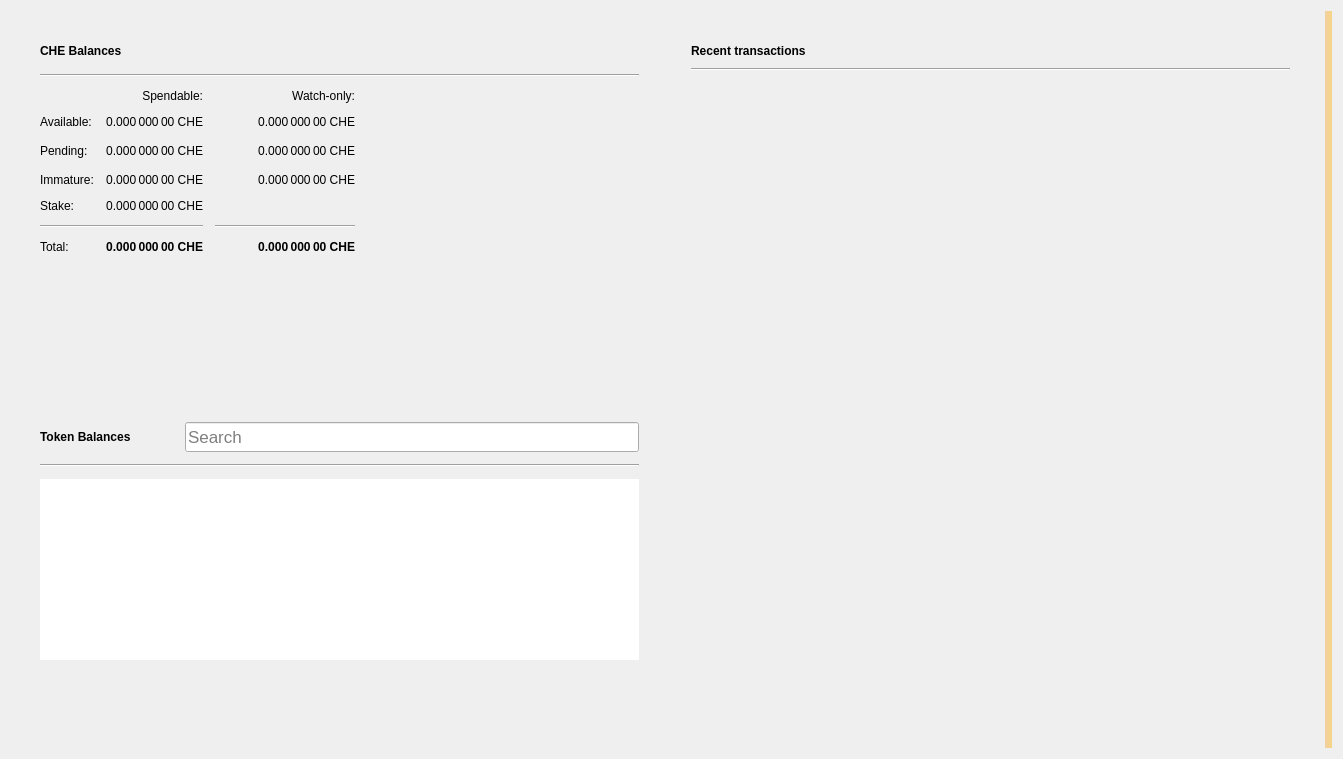
<?xml version="1.0" encoding="UTF-8"?>
<ui version="4.0">
 <class>OverviewPage</class>
 <widget class="QWidget" name="OverviewPage">
  <property name="geometry">
   <rect>
    <x>0</x>
    <y>0</y>
    <width>1343</width>
    <height>759</height>
   </rect>
  </property>
  <property name="windowTitle">
   <string>Form</string>
  </property>
  <property name="autoFillBackground">
   <bool>false</bool>
  </property>
  <layout class="QGridLayout" name="gridLayout_3">
   <item row="0" column="1">
    <layout class="QVBoxLayout" name="verticalLayout_7">
     <property name="spacing">
      <number>0</number>
     </property>
     <property name="leftMargin">
      <number>0</number>
     </property>
     <property name="topMargin">
      <number>0</number>
     </property>
     <property name="rightMargin">
      <number>0</number>
     </property>
     <property name="bottomMargin">
      <number>0</number>
     </property>
     <item>
      <layout class="QHBoxLayout" name="horizontalLayout" stretch="0,0">
       <property name="spacing">
        <number>34</number>
       </property>
       <property name="sizeConstraint">
        <enum>QLayout::SetMaximumSize</enum>
       </property>
       <property name="leftMargin">
        <number>20</number>
       </property>
       <property name="topMargin">
        <number>20</number>
       </property>
       <property name="rightMargin">
        <number>20</number>
       </property>
       <property name="bottomMargin">
        <number>20</number>
       </property>
       <item>
        <layout class="QVBoxLayout" name="verticalLayout_2">
         <property name="spacing">
          <number>34</number>
         </property>
         <property name="rightMargin">
          <number>0</number>
         </property>
         <item>
          <widget class="QFrame" name="frame">
           <property name="sizePolicy">
            <sizepolicy hsizetype="Preferred" vsizetype="Preferred">
             <horstretch>0</horstretch>
             <verstretch>0</verstretch>
            </sizepolicy>
           </property>
           <property name="frameShape">
            <enum>QFrame::NoFrame</enum>
           </property>
           <property name="frameShadow">
            <enum>QFrame::Raised</enum>
           </property>
           <property name="lineWidth">
            <number>10</number>
           </property>
           <layout class="QVBoxLayout" name="verticalLayout_4">
            <property name="spacing">
             <number>12</number>
            </property>
            <item>
             <layout class="QHBoxLayout" name="horizontalLayout_4">
              <item>
               <widget class="QLabel" name="CHEBalancesLabel">
                <property name="font">
                 <font>
                  <weight>75</weight>
                  <bold>true</bold>
                 </font>
                </property>
                <property name="text">
                 <string>CHE Balances</string>
                </property>
               </widget>
              </item>
              <item>
               <widget class="QPushButton" name="labelWalletStatus">
                <property name="enabled">
                 <bool>true</bool>
                </property>
                <property name="maximumSize">
                 <size>
                  <width>30</width>
                  <height>16777215</height>
                 </size>
                </property>
                <property name="toolTip">
                 <string>The displayed information may be out of date. Your wallet automatically synchronizes with the Chellit network after a connection is established, but this process has not completed yet.</string>
                </property>
                <property name="text">
                 <string/>
                </property>
                <property name="icon">
                 <iconset>
                  <normaloff>:/icons/warning</normaloff>
                  <disabledoff>:/icons/warning</disabledoff>:/icons/warning</iconset>
                </property>
                <property name="iconSize">
                 <size>
                  <width>24</width>
                  <height>24</height>
                 </size>
                </property>
                <property name="flat">
                 <bool>true</bool>
                </property>
               </widget>
              </item>
              <item>
               <spacer name="horizontalSpacer_3">
                <property name="orientation">
                 <enum>Qt::Horizontal</enum>
                </property>
                <property name="sizeHint" stdset="0">
                 <size>
                  <width>40</width>
                  <height>20</height>
                 </size>
                </property>
               </spacer>
              </item>
             </layout>
            </item>
            <item>
             <widget class="Line" name="line_2">
              <property name="orientation">
               <enum>Qt::Horizontal</enum>
              </property>
             </widget>
            </item>
            <item>
             <layout class="QGridLayout" name="gridLayout">
              <property name="spacing">
               <number>12</number>
              </property>
              <item row="5" column="0" colspan="2">
               <widget class="Line" name="line">
                <property name="orientation">
                 <enum>Qt::Horizontal</enum>
                </property>
               </widget>
              </item>
              <item row="4" column="0">
               <widget class="QLabel" name="labelStakeText">
                <property name="text">
                 <string>Stake:</string>
                </property>
               </widget>
              </item>
              <item row="3" column="1">
               <widget class="QLabel" name="labelImmature">
                <property name="font">
                 <font>
                  <weight>50</weight>
                  <bold>false</bold>
                 </font>
                </property>
                <property name="cursor">
                 <cursorShape>IBeamCursor</cursorShape>
                </property>
                <property name="toolTip">
                 <string>Mined balance that has not yet matured</string>
                </property>
                <property name="text">
                 <string notr="true">0.000 000 00 CHE</string>
                </property>
                <property name="alignment">
                 <set>Qt::AlignRight|Qt::AlignTrailing|Qt::AlignVCenter</set>
                </property>
                <property name="textInteractionFlags">
                 <set>Qt::LinksAccessibleByMouse|Qt::TextSelectableByKeyboard|Qt::TextSelectableByMouse</set>
                </property>
               </widget>
              </item>
              <item row="1" column="1">
               <widget class="QLabel" name="labelBalance">
                <property name="font">
                 <font>
                  <weight>50</weight>
                  <bold>false</bold>
                 </font>
                </property>
                <property name="cursor">
                 <cursorShape>IBeamCursor</cursorShape>
                </property>
                <property name="toolTip">
                 <string>Your current spendable balance</string>
                </property>
                <property name="text">
                 <string notr="true">0.000 000 00 CHE</string>
                </property>
                <property name="alignment">
                 <set>Qt::AlignRight|Qt::AlignTrailing|Qt::AlignVCenter</set>
                </property>
                <property name="textInteractionFlags">
                 <set>Qt::LinksAccessibleByMouse|Qt::TextSelectableByKeyboard|Qt::TextSelectableByMouse</set>
                </property>
               </widget>
              </item>
              <item row="0" column="2">
               <widget class="QLabel" name="labelWatchonly">
                <property name="text">
                 <string>Watch-only:</string>
                </property>
                <property name="alignment">
                 <set>Qt::AlignRight|Qt::AlignTrailing|Qt::AlignVCenter</set>
                </property>
               </widget>
              </item>
              <item row="3" column="0">
               <widget class="QLabel" name="labelImmatureText">
                <property name="text">
                 <string>Immature:</string>
                </property>
               </widget>
              </item>
              <item row="1" column="2">
               <widget class="QLabel" name="labelWatchAvailable">
                <property name="font">
                 <font>
                  <weight>50</weight>
                  <bold>false</bold>
                 </font>
                </property>
                <property name="cursor">
                 <cursorShape>IBeamCursor</cursorShape>
                </property>
                <property name="toolTip">
                 <string>Your current balance in watch-only addresses</string>
                </property>
                <property name="text">
                 <string notr="true">0.000 000 00 CHE</string>
                </property>
                <property name="alignment">
                 <set>Qt::AlignRight|Qt::AlignTrailing|Qt::AlignVCenter</set>
                </property>
                <property name="textInteractionFlags">
                 <set>Qt::LinksAccessibleByMouse|Qt::TextSelectableByKeyboard|Qt::TextSelectableByMouse</set>
                </property>
               </widget>
              </item>
              <item row="5" column="2">
               <widget class="Line" name="lineWatchBalance">
                <property name="sizePolicy">
                 <sizepolicy hsizetype="Preferred" vsizetype="Fixed">
                  <horstretch>0</horstretch>
                  <verstretch>0</verstretch>
                 </sizepolicy>
                </property>
                <property name="minimumSize">
                 <size>
                  <width>140</width>
                  <height>0</height>
                 </size>
                </property>
                <property name="orientation">
                 <enum>Qt::Horizontal</enum>
                </property>
               </widget>
              </item>
              <item row="6" column="1">
               <widget class="QLabel" name="labelTotal">
                <property name="font">
                 <font>
                  <weight>75</weight>
                  <bold>true</bold>
                 </font>
                </property>
                <property name="cursor">
                 <cursorShape>IBeamCursor</cursorShape>
                </property>
                <property name="toolTip">
                 <string>Your current total balance</string>
                </property>
                <property name="text">
                 <string notr="true">0.000 000 00 CHE</string>
                </property>
                <property name="alignment">
                 <set>Qt::AlignRight|Qt::AlignTrailing|Qt::AlignVCenter</set>
                </property>
                <property name="textInteractionFlags">
                 <set>Qt::LinksAccessibleByMouse|Qt::TextSelectableByKeyboard|Qt::TextSelectableByMouse</set>
                </property>
               </widget>
              </item>
              <item row="2" column="0">
               <widget class="QLabel" name="labelPendingText">
                <property name="text">
                 <string>Pending:</string>
                </property>
               </widget>
              </item>
              <item row="0" column="1">
               <widget class="QLabel" name="labelSpendable">
                <property name="text">
                 <string>Spendable:</string>
                </property>
                <property name="alignment">
                 <set>Qt::AlignRight|Qt::AlignTrailing|Qt::AlignVCenter</set>
                </property>
               </widget>
              </item>
              <item row="2" column="3">
               <spacer name="horizontalSpacer_2">
                <property name="orientation">
                 <enum>Qt::Horizontal</enum>
                </property>
                <property name="sizeHint" stdset="0">
                 <size>
                  <width>40</width>
                  <height>20</height>
                 </size>
                </property>
               </spacer>
              </item>
              <item row="4" column="1">
               <widget class="QLabel" name="labelStake">
                <property name="font">
                 <font>
                  <weight>50</weight>
                  <bold>false</bold>
                 </font>
                </property>
                <property name="cursor">
                 <cursorShape>IBeamCursor</cursorShape>
                </property>
                <property name="toolTip">
                 <string>Your current stake</string>
                </property>
                <property name="text">
                 <string notr="true">0.000 000 00 CHE</string>
                </property>
                <property name="alignment">
                 <set>Qt::AlignRight|Qt::AlignTrailing|Qt::AlignVCenter</set>
                </property>
                <property name="textInteractionFlags">
                 <set>Qt::LinksAccessibleByMouse|Qt::TextSelectableByKeyboard|Qt::TextSelectableByMouse</set>
                </property>
               </widget>
              </item>
              <item row="6" column="0">
               <widget class="QLabel" name="labelTotalText">
                <property name="text">
                 <string>Total:</string>
                </property>
               </widget>
              </item>
              <item row="2" column="1">
               <widget class="QLabel" name="labelUnconfirmed">
                <property name="font">
                 <font>
                  <weight>50</weight>
                  <bold>false</bold>
                 </font>
                </property>
                <property name="cursor">
                 <cursorShape>IBeamCursor</cursorShape>
                </property>
                <property name="toolTip">
                 <string>Total of transactions that have yet to be confirmed, and do not yet count toward the spendable balance</string>
                </property>
                <property name="text">
                 <string notr="true">0.000 000 00 CHE</string>
                </property>
                <property name="alignment">
                 <set>Qt::AlignRight|Qt::AlignTrailing|Qt::AlignVCenter</set>
                </property>
                <property name="textInteractionFlags">
                 <set>Qt::LinksAccessibleByMouse|Qt::TextSelectableByKeyboard|Qt::TextSelectableByMouse</set>
                </property>
               </widget>
              </item>
              <item row="1" column="0">
               <widget class="QLabel" name="labelBalanceText">
                <property name="text">
                 <string>Available:</string>
                </property>
               </widget>
              </item>
              <item row="3" column="2">
               <widget class="QLabel" name="labelWatchImmature">
                <property name="font">
                 <font>
                  <weight>50</weight>
                  <bold>false</bold>
                 </font>
                </property>
                <property name="cursor">
                 <cursorShape>IBeamCursor</cursorShape>
                </property>
                <property name="toolTip">
                 <string>Mined balance in watch-only addresses that has not yet matured</string>
                </property>
                <property name="text">
                 <string notr="true">0.000 000 00 CHE</string>
                </property>
                <property name="alignment">
                 <set>Qt::AlignRight|Qt::AlignTrailing|Qt::AlignVCenter</set>
                </property>
                <property name="textInteractionFlags">
                 <set>Qt::LinksAccessibleByMouse|Qt::TextSelectableByKeyboard|Qt::TextSelectableByMouse</set>
                </property>
               </widget>
              </item>
              <item row="2" column="2">
               <widget class="QLabel" name="labelWatchPending">
                <property name="font">
                 <font>
                  <weight>50</weight>
                  <bold>false</bold>
                 </font>
                </property>
                <property name="cursor">
                 <cursorShape>IBeamCursor</cursorShape>
                </property>
                <property name="toolTip">
                 <string>Unconfirmed transactions to watch-only addresses</string>
                </property>
                <property name="text">
                 <string notr="true">0.000 000 00 CHE</string>
                </property>
                <property name="alignment">
                 <set>Qt::AlignRight|Qt::AlignTrailing|Qt::AlignVCenter</set>
                </property>
                <property name="textInteractionFlags">
                 <set>Qt::LinksAccessibleByMouse|Qt::TextSelectableByKeyboard|Qt::TextSelectableByMouse</set>
                </property>
               </widget>
              </item>
              <item row="6" column="2">
               <widget class="QLabel" name="labelWatchTotal">
                <property name="font">
                 <font>
                  <weight>75</weight>
                  <bold>true</bold>
                 </font>
                </property>
                <property name="cursor">
                 <cursorShape>IBeamCursor</cursorShape>
                </property>
                <property name="toolTip">
                 <string>Current total balance in watch-only addresses</string>
                </property>
                <property name="text">
                 <string notr="true">0.000 000 00 CHE</string>
                </property>
                <property name="alignment">
                 <set>Qt::AlignRight|Qt::AlignTrailing|Qt::AlignVCenter</set>
                </property>
                <property name="textInteractionFlags">
                 <set>Qt::LinksAccessibleByMouse|Qt::TextSelectableByKeyboard|Qt::TextSelectableByMouse</set>
                </property>
               </widget>
              </item>
             </layout>
            </item>
           </layout>
          </widget>
         </item>
         <item>
          <widget class="QWidget" name="tokenVerticalSpaceWidget2" native="true">
           <property name="autoFillBackground">
            <bool>false</bool>
           </property>
           <layout class="QVBoxLayout" name="verticalLayout_6">
            <item>
             <spacer name="verticalSpacer_4">
              <property name="orientation">
               <enum>Qt::Vertical</enum>
              </property>
              <property name="sizeHint" stdset="0">
               <size>
                <width>20</width>
                <height>87</height>
               </size>
              </property>
             </spacer>
            </item>
           </layout>
          </widget>
         </item>
         <item>
          <widget class="QFrame" name="tokenFrame">
           <property name="autoFillBackground">
            <bool>true</bool>
           </property>
           <property name="frameShape">
            <enum>QFrame::NoFrame</enum>
           </property>
           <property name="frameShadow">
            <enum>QFrame::Plain</enum>
           </property>
           <property name="lineWidth">
            <number>0</number>
           </property>
           <layout class="QVBoxLayout" name="verticalLayout_5">
            <property name="spacing">
             <number>12</number>
            </property>
            <item>
             <layout class="QHBoxLayout" name="tokenBalanceHorizontalLayout">
              <item alignment="Qt::AlignVCenter">
               <widget class="QLabel" name="tokenBalanceLabel">
                <property name="font">
                 <font>
                  <weight>75</weight>
                  <bold>true</bold>
                 </font>
                </property>
                <property name="text">
                 <string>Token Balances</string>
                </property>
               </widget>
              </item>
              <item>
               <widget class="QPushButton" name="labelTokenStatus">
                <property name="enabled">
                 <bool>true</bool>
                </property>
                <property name="maximumSize">
                 <size>
                  <width>30</width>
                  <height>16777215</height>
                 </size>
                </property>
                <property name="toolTip">
                 <string>The displayed information may be out of date. Your wallet automatically synchronizes with the Chellit network after a connection is established, but this process has not completed yet.</string>
                </property>
                <property name="text">
                 <string/>
                </property>
                <property name="icon">
                 <iconset>
                  <normaloff>:/icons/warning</normaloff>
                  <disabledoff>:/icons/warning</disabledoff>:/icons/warning</iconset>
                </property>
                <property name="iconSize">
                 <size>
                  <width>24</width>
                  <height>24</height>
                 </size>
                </property>
                <property name="flat">
                 <bool>true</bool>
                </property>
               </widget>
              </item>
              <item alignment="Qt::AlignBottom">
               <widget class="QLineEdit" name="tokenSearch">
                <property name="sizePolicy">
                 <sizepolicy hsizetype="Expanding" vsizetype="Preferred">
                  <horstretch>0</horstretch>
                  <verstretch>0</verstretch>
                 </sizepolicy>
                </property>
                <property name="minimumSize">
                 <size>
                  <width>0</width>
                  <height>30</height>
                 </size>
                </property>
                <property name="maximumSize">
                 <size>
                  <width>16777215</width>
                  <height>30</height>
                 </size>
                </property>
                <property name="sizeIncrement">
                 <size>
                  <width>0</width>
                  <height>0</height>
                 </size>
                </property>
                <property name="baseSize">
                 <size>
                  <width>0</width>
                  <height>0</height>
                 </size>
                </property>
                <property name="font">
                 <font>
                  <pointsize>13</pointsize>
                 </font>
                </property>
                <property name="maxLength">
                 <number>32</number>
                </property>
                <property name="frame">
                 <bool>true</bool>
                </property>
                <property name="alignment">
                 <set>Qt::AlignLeading|Qt::AlignLeft|Qt::AlignVCenter</set>
                </property>
                <property name="placeholderText">
                 <string>Search</string>
                </property>
                <property name="clearButtonEnabled">
                 <bool>true</bool>
                </property>
               </widget>
              </item>
             </layout>
            </item>
            <item>
             <widget class="Line" name="tokenBalanceLine">
              <property name="orientation">
               <enum>Qt::Horizontal</enum>
              </property>
             </widget>
            </item>
            <item>
             <widget class="QListView" name="listTokens">
              <property name="frameShape">
               <enum>QFrame::NoFrame</enum>
              </property>
              <property name="lineWidth">
               <number>0</number>
              </property>
              <property name="verticalScrollMode">
               <enum>QAbstractItemView::ScrollPerItem</enum>
              </property>
             </widget>
            </item>
            <item>
             <widget class="QWidget" name="tokenVerticalSpaceWidget" native="true">
              <property name="autoFillBackground">
               <bool>false</bool>
              </property>
              <layout class="QVBoxLayout" name="verticalLayout">
               <item>
                <spacer name="verticalSpacer_3">
                 <property name="orientation">
                  <enum>Qt::Vertical</enum>
                 </property>
                 <property name="sizeHint" stdset="0">
                  <size>
                   <width>20</width>
                   <height>40</height>
                  </size>
                 </property>
                </spacer>
               </item>
              </layout>
             </widget>
            </item>
           </layout>
          </widget>
         </item>
        </layout>
       </item>
       <item>
        <layout class="QVBoxLayout" name="verticalLayout_3">
         <property name="spacing">
          <number>34</number>
         </property>
         <property name="leftMargin">
          <number>0</number>
         </property>
         <item>
          <widget class="QFrame" name="frame_2">
           <property name="sizePolicy">
            <sizepolicy hsizetype="Preferred" vsizetype="Preferred">
             <horstretch>0</horstretch>
             <verstretch>0</verstretch>
            </sizepolicy>
           </property>
           <property name="frameShape">
            <enum>QFrame::NoFrame</enum>
           </property>
           <property name="frameShadow">
            <enum>QFrame::Plain</enum>
           </property>
           <property name="lineWidth">
            <number>0</number>
           </property>
           <layout class="QGridLayout" name="gridLayout_2">
            <property name="horizontalSpacing">
             <number>12</number>
            </property>
            <item row="0" column="0">
             <layout class="QHBoxLayout" name="horizontalLayout_2">
              <item>
               <widget class="QLabel" name="recentTransactionsLabel">
                <property name="font">
                 <font>
                  <weight>75</weight>
                  <bold>true</bold>
                 </font>
                </property>
                <property name="text">
                 <string>Recent transactions</string>
                </property>
               </widget>
              </item>
              <item>
               <widget class="QPushButton" name="labelTransactionsStatus">
                <property name="enabled">
                 <bool>true</bool>
                </property>
                <property name="maximumSize">
                 <size>
                  <width>30</width>
                  <height>16777215</height>
                 </size>
                </property>
                <property name="toolTip">
                 <string>The displayed information may be out of date. Your wallet automatically synchronizes with the Chellit network after a connection is established, but this process has not completed yet.</string>
                </property>
                <property name="text">
                 <string/>
                </property>
                <property name="icon">
                 <iconset>
                  <normaloff>:/icons/warning</normaloff>
                  <disabledoff>:/icons/warning</disabledoff>:/icons/warning</iconset>
                </property>
                <property name="iconSize">
                 <size>
                  <width>24</width>
                  <height>24</height>
                 </size>
                </property>
                <property name="flat">
                 <bool>true</bool>
                </property>
               </widget>
              </item>
              <item>
               <spacer name="horizontalSpacer">
                <property name="orientation">
                 <enum>Qt::Horizontal</enum>
                </property>
                <property name="sizeHint" stdset="0">
                 <size>
                  <width>40</width>
                  <height>20</height>
                 </size>
                </property>
               </spacer>
              </item>
             </layout>
            </item>
            <item row="2" column="0">
             <widget class="QListView" name="listTransactions">
              <property name="sizePolicy">
               <sizepolicy hsizetype="Expanding" vsizetype="Expanding">
                <horstretch>0</horstretch>
                <verstretch>0</verstretch>
               </sizepolicy>
              </property>
              <property name="styleSheet">
               <string notr="true">QListView { background: transparent; }</string>
              </property>
              <property name="frameShape">
               <enum>QFrame::NoFrame</enum>
              </property>
              <property name="verticalScrollBarPolicy">
               <enum>Qt::ScrollBarAlwaysOff</enum>
              </property>
              <property name="horizontalScrollBarPolicy">
               <enum>Qt::ScrollBarAlwaysOff</enum>
              </property>
              <property name="selectionMode">
               <enum>QAbstractItemView::NoSelection</enum>
              </property>
             </widget>
            </item>
            <item row="1" column="0">
             <widget class="Line" name="line_3">
              <property name="orientation">
               <enum>Qt::Horizontal</enum>
              </property>
             </widget>
            </item>
           </layout>
          </widget>
         </item>
        </layout>
       </item>
      </layout>
     </item>
    </layout>
   </item>
   <item row="0" column="3">
    <widget class="QLabel" name="labelAlerts">
     <property name="visible">
      <bool>true</bool>
     </property>
     <property name="styleSheet">
      <string notr="true">QLabel { background-color: qlineargradient(x1: 0, y1: 0, x2: 1, y2: 0, stop:0 #F0D0A0, stop:1 #F8D488); color:#000000; }</string>
     </property>
     <property name="wordWrap">
      <bool>true</bool>
     </property>
     <property name="margin">
      <number>3</number>
     </property>
     <property name="textInteractionFlags">
      <set>Qt::TextSelectableByMouse</set>
     </property>
    </widget>
   </item>
  </layout>
 </widget>
 <resources/>
 <connections/>
</ui>
